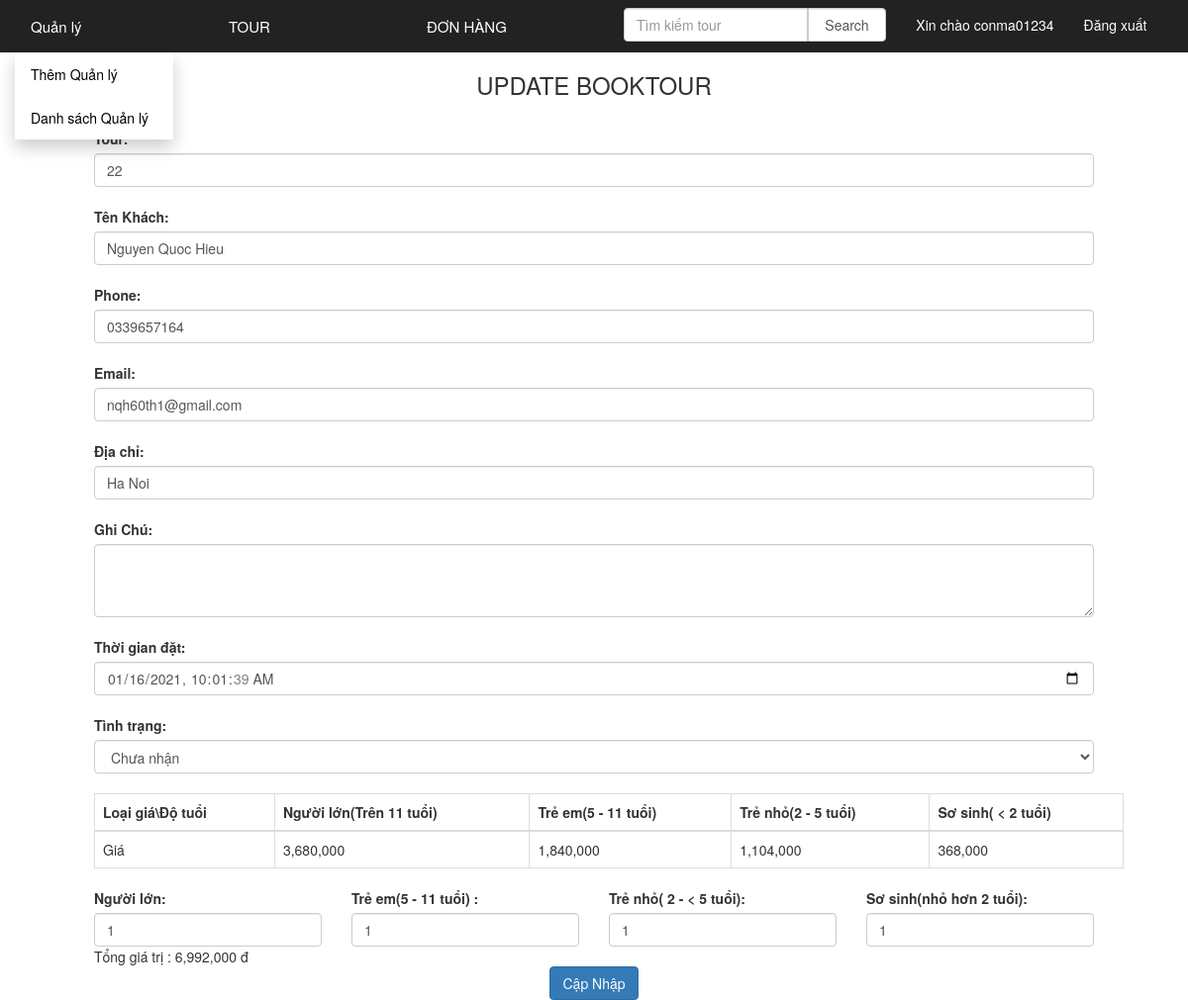
The page /admin/index.php?Page_layout=update_booktour&IDBookTour=42 (signed in) on the database its author committed.
### tables this page shows
CREATE TABLE `booktour` (
  `IDBookTour` int(11) NOT NULL,
  `Name` varchar(500) NOT NULL,
  `Email` varchar(100) NOT NULL,
  `Phone` varchar(20) NOT NULL,
  `Addr` varchar(500) NOT NULL,
  `Note` varchar(1000) NOT NULL,
  `ThoiGianDat` datetime NOT NULL,
  `NguoiLon` int(11) NOT NULL,
  `TreEm` int(11) NOT NULL,
  `TreNho` int(11) NOT NULL,
  `SoSinh` int(11) NOT NULL,
  `TongTien` int(11) NOT NULL,
  `IDTour` int(11) NOT NULL,
  `TinhTrang` varchar(100) NOT NULL
);

CREATE TABLE `noibat` (
  `IDNoiBat` int(11) NOT NULL,
  `GiamGia` float NOT NULL,
  `ThoiGian` date DEFAULT NULL
);

CREATE TABLE `tour` (
  `IDTour` int(11) NOT NULL,
  `NameTour` varchar(255) NOT NULL,
  `LichTrinh` varchar(255) NOT NULL,
  `PhuongTien` varchar(500) NOT NULL,
  `SoLuong` int(11) NOT NULL,
  `NgayKhoiHanh` date NOT NULL,
  `Image` varchar(255) NOT NULL,
  `NoiKhoiHanh` varchar(255) NOT NULL,
  `GiaTien` int(11) NOT NULL,
  `IDVungMien` int(11) NOT NULL,
  `IDNoiBat` int(11) NOT NULL
);

### lib/lib_db.php (called while the page is built, shortened)
<?php
global $link;
function select_one($sql){
	$data = exec_select($sql);
	return $data[0];
}
function exec_select($sql){
	global $link;
	$ret = isset($ret) ? $ret : array();
	$res = $link->query($sql);
	$err = mysqli_error($link);
	if ($res ){
		while( $row = $res->fetch_array(MYSQLI_ASSOC) )
		{
			$ret[]= $row ;
		}
	}
	return $ret;
}

### admin/view/update_booktour.php (the view, shortened to what this page needs)
<?php
   include "header.php";
   $IDBookTour=isset($_REQUEST['IDBookTour'])?$_REQUEST['IDBookTour']:0;
   $sqlBookTour="select * from booktour where IDBookTour=".$IDBookTour;
   $dataBookTour=select_one($sqlBookTour);
   $sqlTour="select * from tour where IDTour=".$dataBookTour['IDTour'];
   $dataTour=select_one($sqlTour);
    $GiamGia=1;
    if($dataTour['IDNoiBat']<>0){
        $sql1="select * from NoiBat where IDNoiBat=".$dataTour['IDNoiBat'];
        $dataNoiBat=select_one($sql1);
        $GiamGia=1-$dataNoiBat['GiamGia']/100;
    }
?>
<!DOCTYPE html>
<html lang="en">
<head>
</head>
<body>
<h3>update booktour </h3>
    <div class="container">
        <form method="POST" action="?Page_layout=update_booktour_exec&GiaTien=<?php echo $GiamGia*$dataTour['GiaTien']; ?>">
            <div class="form-group">
                <label for="name" class="col-sm-12">Tour: </label>
                <div class="col-sm-12" style="  margin-bottom:20px"> <input type="text" autofocus  class="form-control"
                        name="IDTour" value="<?php echo $dataBookTour['IDTour']; ?>"></div>
                <label for="name" class="col-sm-12">Tên Khách: </label>
                <div class="col-sm-12" style="  margin-bottom:20px"> <input type="text" class="form-control"
                        name="Name" value="<?php echo $dataBookTour['Name']; ?>"></div>
                <label for="name" class="col-sm-12">Phone:</label>
                <div class="col-sm-12" style="  margin-bottom:20px">
                <input type="text" class="form-control"
                        name="Phone" value="<?php echo $dataBookTour['Phone']; ?>">
                </div>
                <label for="name" class="col-sm-12">Email: </label>
                <div class="col-sm-12" style="  margin-bottom:20px"> <input type="text" class="form-control"
                        name="Email" value="<?php echo $dataBookTour['Email']; ?>"></div>
                <label for="name" class="col-sm-12">Địa chỉ: </label>
                <div class="col-sm-12" style="  margin-bottom:20px"> <input type="text" class="form-control"
                        name="Addr" value="<?php echo $dataBookTour['Addr']; ?>"></div>
                        <label for="name" class="col-sm-12">Ghi Chú: </label>
                <div class="col-sm-12" style="  margin-bottom:20px">
                    <textarea class="form-control form-control-sm mb-3" rows="3" name="Note"
                     > <?php echo $dataBookTour['Note'] ?>  </textarea>
                </div>
                <label for="name" class="col-sm-12">Thời gian đặt: </label>
                <div class="col-sm-12" style="  margin-bottom:20px"> <input type="datetime-local" class="form-control"
                        name="ThoiGianDat"  value="<?php echo strftime('%Y-%m-%dT%H:%M:%S', strtotime($dataBookTour['ThoiGianDat'])) ;  ?>"></div>
                <div class="col-sm-12" style="  margin-bottom:20px">
                  <label >Tình trạng:</label>
                    <select  class="form-control" name="TinhTrang" >
                    <?php if($dataBookTour['TinhTrang']=="Chưa nhận"){
                      ?>
                        <option value="Chưa nhận">Chưa nhận</option>
                      <?php
                    }else{
                      ?>
                        <option value="Đã nhận">Đã nhận</option>
                       <option value="Chưa nhận">Chưa nhận</option>
                      <?php
                    } ?>
                    </select>
                </div>
                <table class="table table-bordered">
                  <thead>
                    <tr>
                      <th>Loại giá\Độ tuổi</th>
                      <th>Người lớn(Trên 11 tuổi)</th>
                      <th>Trẻ em(5 - 11 tuổi)</th>
                      <th>Trẻ nhỏ(2 - 5 tuổi)</th>
                      <th>Sơ sinh( < 2 tuổi)</th>
                    </tr>
                  </thead>
                  <tbody>
                    <tr>
                      <td>Giá</td>
                      <td id="m-Adult"><?php echo number_format ($GiamGia*$dataTour['GiaTien']) ?></td>
                      <td id="m-Child"><?php echo number_format ($GiamGia*$dataTour['GiaTien']*0.5) ?></td>
                      <td id="m-Baby"><?php echo number_format ($GiamGia*$dataTour['GiaTien']*0.3) ?></td>
                      <td id="m-Infant"><?php echo number_format ($GiamGia*$dataTour['GiaTien']*0.1) ?></td>
                    </tr>
                  </tbody>
                </table>
                <div class="col-md-3">
                    <label>Người lớn: </label>
                    <input type="number" name="QAdult" onchange="monney()" id="Adult" class="form-control" value="<?php echo $dataBookTour['NguoiLon']; ?>" min="0" max="20">
                </div>
                <div class="col-md-3"  >
                    <label>Trẻ em(5 - 11 tuổi) : </label>
                    <input type="number" name="QChild" onchange="monney()" id="Child" class="form-control" min="0" value="<?php echo $dataBookTour['TreEm']; ?>"  max="20">
                </div>
                <div class="col-md-3">
                    <label>Trẻ nhỏ( 2 - &lt; 5 tuổi): </label>
                    <input type="number" name="QBaby" onchange="monney()" id="Baby" class="form-control" min="0" value="<?php echo $dataBookTour['TreNho']; ?>" max="20">
                </div>
                <div class="col-md-3">
                    <label>Sơ sinh(nhỏ hơn 2 tuổi): </label>
                    <input type="number" name="QInfant" onchange="monney()" id="Infant" class="form-control" min="0" value="<?php echo $dataBookTour['SoSinh']; ?>" max="20">
                </div>
                <div class="col-md-3">
                <div class="txtTotal">Tổng giá trị : <span id="sumary"><?php echo number_format($dataBookTour['TongTien']); ?></span> <span>đ</span></div>
                </div>
                <div class="col-md-12" style="text-align:center">
                    <input type="submit" class="btn btn-primary" name="submit" value="Cập Nhập">
                </div>
            </div>
        </form>
    </div>
</body>
</html>

### public/css/ql.css (style rules this page uses)
table, th, td { margin-top:100px; margin-left:15px; border: 2px solid black; border-collapse: collapse; }
th, td { padding: 15px; }
.form-group { margin :20px 50px 50px 50px; }
h3 { text-align: center; text-transform: uppercase; }

### rows shown on the page
booktour: IDTour "22", Name "Nguyen Quoc Hieu", Phone "0339657164", Email "nqh60th1@gmail.com", Addr "Ha Noi", ThoiGianDat "01/16/2021 10:01:39", TinhTrang "Chưa nhận", QAdult "1", QChild "1", QBaby "1", QInfant "1", TongTien "6,992,000"
noibat: $GiamGia*$dataTour['GiaTien'] "3,680,000", $GiamGia*$dataTour['GiaTien']*0.5 "1,840,000", $GiamGia*$dataTour['GiaTien']*0.3 "1,104,000", $GiamGia*$dataTour['GiaTien']*0.1 "368,000"

### other values the page prints
$_SESSION["adminUser"] "conma01234"
